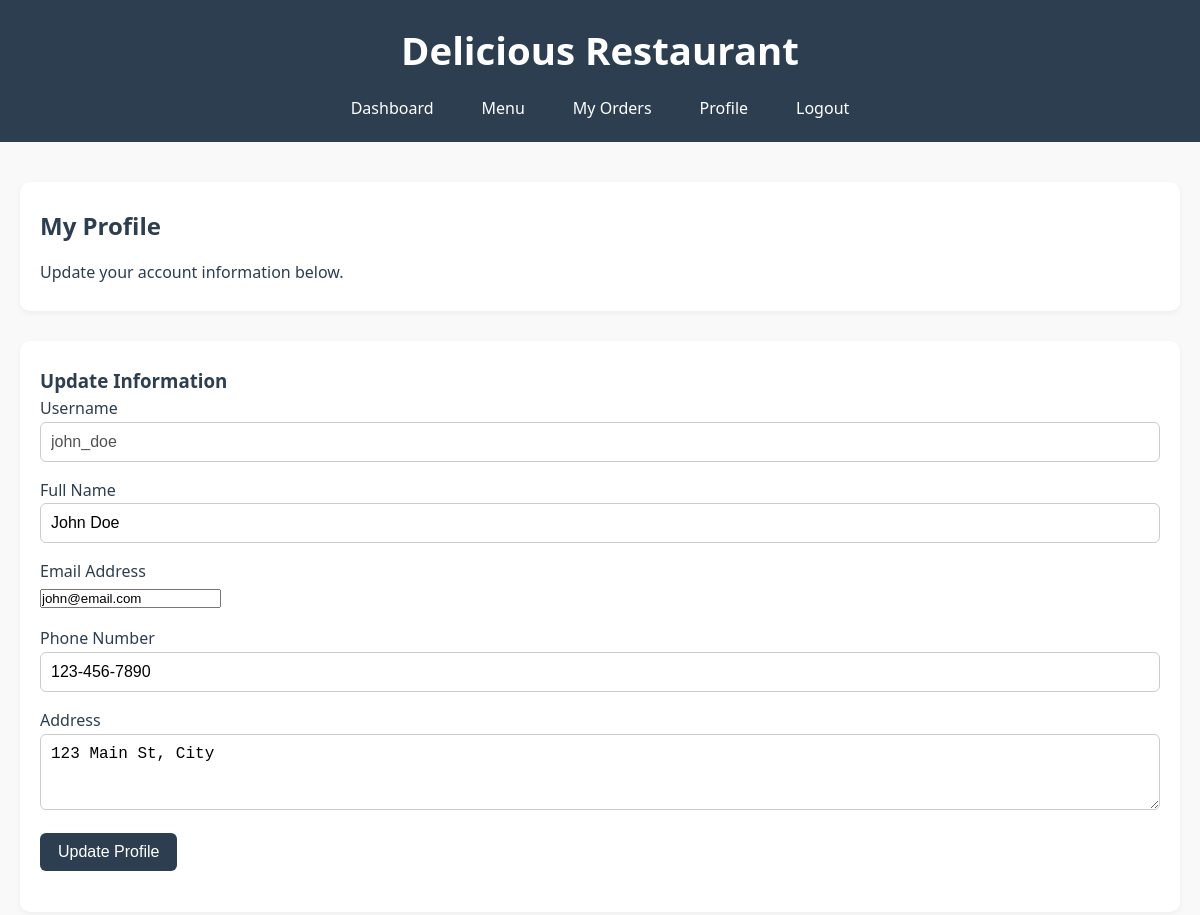
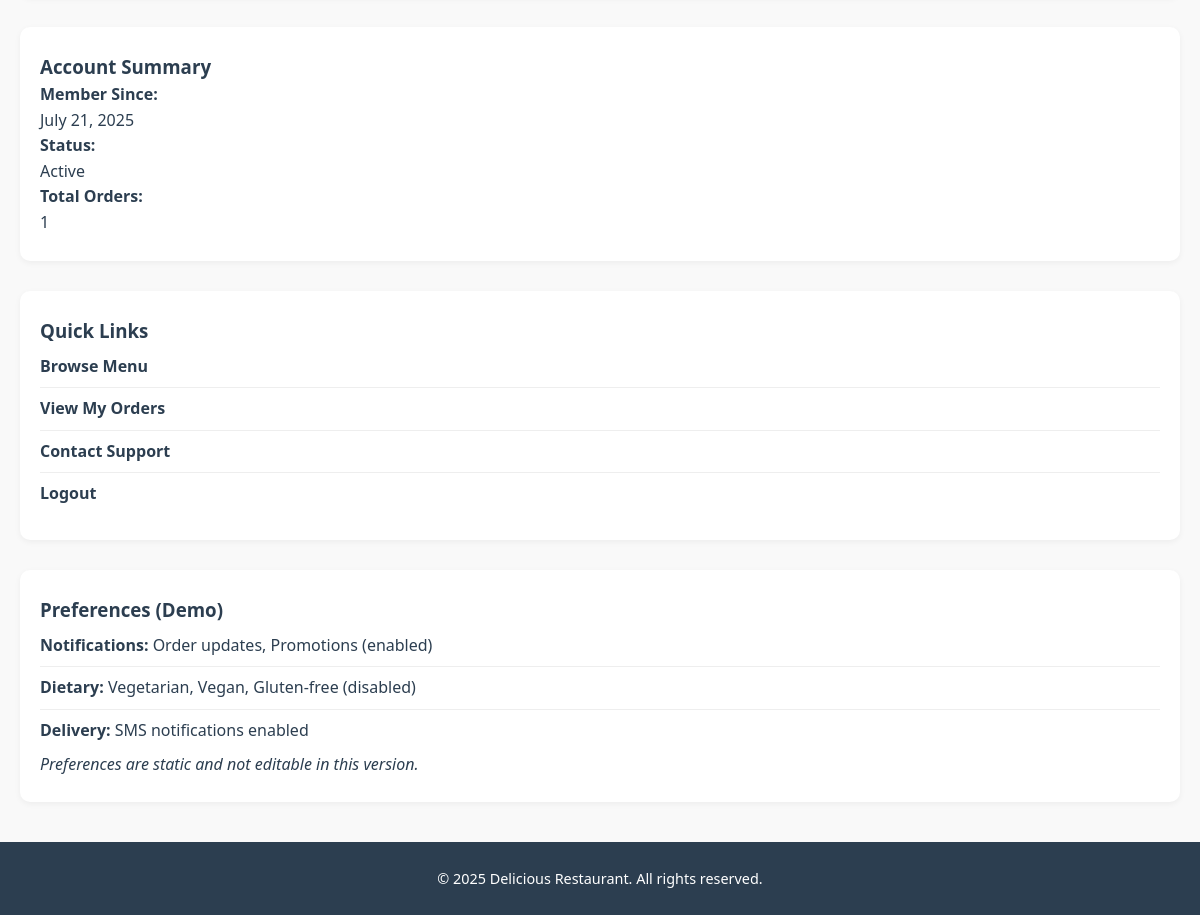
/user_profile.php (signed in), run on the app's committed database (2 pictures, top to bottom).
### tables this page shows
CREATE TABLE `users` (
  `user_id` int(11) NOT NULL,
  `username` varchar(50) NOT NULL,
  `password` varchar(255) NOT NULL,
  `email` varchar(100) NOT NULL,
  `full_name` varchar(100) NOT NULL,
  `phone` varchar(15) DEFAULT NULL,
  `address` text DEFAULT NULL,
  `created_at` timestamp NOT NULL DEFAULT current_timestamp()
);

### user_profile.php (the view, shortened to what this page needs)
<?php
$conn = getDBConnection();
$stmt = $conn->prepare("SELECT * FROM users WHERE user_id = ?");
$stmt->bind_param("i", $_SESSION['user_id']);
$stmt->execute();
$user = $stmt->get_result()->fetch_assoc();
?>
<!DOCTYPE html>
<html lang="en">
<head>
  <link rel="stylesheet" href="css/dashboard.css" />
</head>
<body>
<header>
  <h1>Delicious Restaurant</h1>
  <nav>
    <ul>
      <li><a href="user_dashboard.php">Dashboard</a></li>
      <li><a href="user_menu.php">Menu</a></li>
      <li><a href="user_orders.php">My Orders</a></li>
      <li><a href="user_profile.php">Profile</a></li>
      <li><a href="logout.php?type=user">Logout</a></li>
    </ul>
  </nav>
</header>
<main>
  <section>
    <h2>My Profile</h2>
    <p>Update your account information below.</p>
  </section>
  <section>
    <h3>Update Information</h3>
    <form method="post">
      <p>
        <label>Username<br>
          <input type="text" value="<?php echo htmlspecialchars($user['username']); ?>" disabled>
        </label>
      </p>
      <p>
        <label>Full Name<br>
          <input type="text" name="full_name" value="<?php echo htmlspecialchars($user['full_name']); ?>" required>
        </label>
      </p>
      <p>
        <label>Email Address<br>
          <input type="email" name="email" value="<?php echo htmlspecialchars($user['email']); ?>" required>
        </label>
      </p>
      <p>
        <label>Phone Number<br>
          <input type="text" name="phone" value="<?php echo htmlspecialchars($user['phone']); ?>">
        </label>
      </p>
      <p>
        <label>Address<br>
          <textarea name="address" rows="3"><?php echo htmlspecialchars($user['address']); ?></textarea>
        </label>
      </p>
      <p>
        <button type="submit" name="update_profile">Update Profile</button>
      </p>
    </form>
  </section>
  <section>
    <h3>Account Summary</h3>
    <p><strong>Member Since:</strong><br><?php echo date('F j, Y', strtotime($user['created_at'])); ?></p>
    <p><strong>Status:</strong><br>Active</p>
    <p><strong>Total Orders:</strong><br>
      <?php
      $conn = getDBConnection();
      $stmt = $conn->prepare("SELECT COUNT(*) as count FROM orders WHERE user_id = ?");
      $stmt->bind_param("i", $user['user_id']);
      $stmt->execute();
      echo $stmt->get_result()->fetch_assoc()['count'];
      ?>
    </p>
  </section>
  <section>
    <h3>Quick Links</h3>
    <ul>
      <li><a href="user_menu.php">Browse Menu</a></li>
      <li><a href="user_orders.php">View My Orders</a></li>
      <li><a href="contact.php">Contact Support</a></li>
      <li><a href="logout.php?type=user">Logout</a></li>
    </ul>
  </section>
  <section>
    <h3>Preferences (Demo)</h3>
    <ul>
      <li><strong>Notifications:</strong> Order updates, Promotions (enabled)</li>
      <li><strong>Dietary:</strong> Vegetarian, Vegan, Gluten-free (disabled)</li>
      <li><strong>Delivery:</strong> SMS notifications enabled</li>
    </ul>
    <p><em>Preferences are static and not editable in this version.</em></p>
  </section>
</main>
<footer>
  <p>&copy; 2025 Delicious Restaurant. All rights reserved.</p>
</footer>
</body>
</html>

### css/dashboard.css (style rules this page uses)
* { margin: 0; padding: 0; box-sizing: border-box; }
body { font-family: "Segoe UI", Tahoma, Geneva, Verdana, sans-serif; background-color: #f9f9f9; color: #2c3e50; line-height: 1.6; }
header { background-color: #2c3e50; color: white; padding: 20px 0; text-align: center; }
header h1 { font-size: 2.4rem; }
header nav ul { list-style: none; display: flex; justify-content: center; gap: 20px; margin-top: 15px; flex-wrap: wrap; }
header nav ul li a { color: white; text-decoration: none; padding: 8px 14px; font-size: 1rem; border-radius: 5px; transition: background-color 0.3s ease; }
main { max-width: 1200px; margin: 40px auto; padding: 0 20px; }
section { background-color: white; padding: 25px 20px; margin-bottom: 30px; border-radius: 10px; box-shadow: 0 2px 6px rgba(0, 0, 0, 0.05); }
section h2 { font-size: 1.5rem; margin-bottom: 15px; color: #2c3e50; }
section ul { list-style: none; padding-left: 0; }
section ul li { padding: 8px 0; border-bottom: 1px solid #eee; font-size: 1rem; }
section ul li:last-child { border-bottom: none; }
section ul li a { color: #2c3e50; font-weight: bold; text-decoration: none; }
footer { background-color: #2c3e50; color: white; text-align: center; padding: 20px 0; margin-top: 40px; }
footer p { margin: 5px 0; font-size: 0.9rem; }
form p { margin-bottom: 16px; }
form input[type="text"], form input[type="number"], form textarea, form select { width: 100%; padding: 10px; font-size: 1rem; border: 1px solid #ccc; border-radius: 6px; background-color: #fff; transition: border-color 0.3s ease; }
form button, form a { display: inline-block; margin-right: 10px; padding: 10px 18px; font-size: 1rem; border-radius: 6px; text-decoration: none; transition: background-color 0.3s ease; }
form button[type="submit"] { background-color: #2c3e50; color: white; border: none; cursor: pointer; }

### data on the page
users: username "john_doe", full_name "John Doe", email "john@email.com", phone "123-456-7890", address "123 Main St, City", created_at "July 21, 2025"

### other printed values
$stmt->get_result()->fetch_assoc()['count'] "1"
